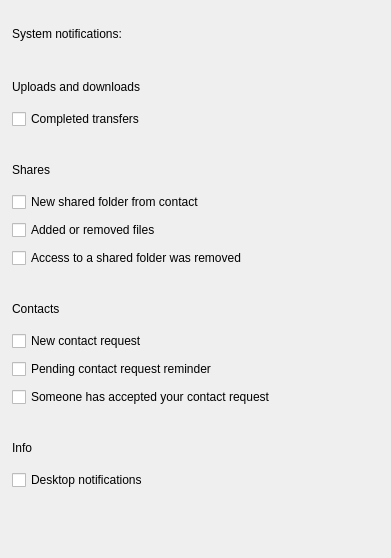
<?xml version="1.0" encoding="UTF-8"?>
<ui version="4.0">
 <class>NotificationsSettings</class>
 <widget class="QWidget" name="NotificationsSettings">
  <property name="geometry">
   <rect>
    <x>0</x>
    <y>0</y>
    <width>391</width>
    <height>558</height>
   </rect>
  </property>
  <property name="sizePolicy">
   <sizepolicy hsizetype="Preferred" vsizetype="Preferred">
    <horstretch>0</horstretch>
    <verstretch>0</verstretch>
   </sizepolicy>
  </property>
  <property name="maximumSize">
   <size>
    <width>16777215</width>
    <height>559</height>
   </size>
  </property>
  <property name="windowTitle">
   <string notr="true"/>
  </property>
  <layout class="QVBoxLayout" name="verticalLayout" stretch="0,0,1">
   <property name="spacing">
    <number>36</number>
   </property>
   <property name="leftMargin">
    <number>12</number>
   </property>
   <property name="topMargin">
    <number>24</number>
   </property>
   <property name="rightMargin">
    <number>0</number>
   </property>
   <property name="bottomMargin">
    <number>12</number>
   </property>
   <item>
    <layout class="QHBoxLayout" name="hGeneralRow">
     <item>
      <widget class="QLabel" name="GeneralSwithState">
       <property name="text">
        <string>System notifications:</string>
       </property>
       <property name="font-size" stdset="0">
        <string notr="true">body-1</string>
       </property>
       <property name="semibold" stdset="0">
        <bool>true</bool>
       </property>
      </widget>
     </item>
     <item>
      <spacer name="horizontalSpacer">
       <property name="orientation">
        <enum>Qt::Horizontal</enum>
       </property>
       <property name="sizeHint" stdset="0">
        <size>
         <width>0</width>
         <height>20</height>
        </size>
       </property>
      </spacer>
     </item>
     <item>
      <widget class="SwitchButton" name="GeneralSwitch" native="true">
       <property name="cursor">
        <cursorShape>PointingHandCursor</cursorShape>
       </property>
       <property name="NotificationType" stdset="0">
        <UInt>0</UInt>
       </property>
      </widget>
     </item>
    </layout>
   </item>
   <item>
    <widget class="QWidget" name="NotificationSettingCheckboxes" native="true">
     <layout class="QVBoxLayout" name="verticalLayout_6" stretch="0,0,0,0">
      <property name="spacing">
       <number>36</number>
      </property>
      <property name="leftMargin">
       <number>0</number>
      </property>
      <property name="topMargin">
       <number>0</number>
      </property>
      <property name="rightMargin">
       <number>0</number>
      </property>
      <property name="bottomMargin">
       <number>0</number>
      </property>
      <item>
       <layout class="QVBoxLayout" name="vUploadsDownloadsSection">
        <property name="spacing">
         <number>12</number>
        </property>
        <item>
         <layout class="QVBoxLayout" name="vUploadsDownloadsTitleLine">
          <property name="spacing">
           <number>4</number>
          </property>
          <item>
           <widget class="QLabel" name="lUploadsDownloadsTitle">
            <property name="text">
             <string>Uploads and downloads</string>
            </property>
            <property name="font-size" stdset="0">
             <string notr="true">caption</string>
            </property>
            <property name="semibold" stdset="0">
             <bool>true</bool>
            </property>
           </widget>
          </item>
          <item>
           <widget class="QFrame" name="fUploadsDownloadsLine">
            <property name="minimumSize">
             <size>
              <width>0</width>
              <height>1</height>
             </size>
            </property>
            <property name="maximumSize">
             <size>
              <width>16777215</width>
              <height>1</height>
             </size>
            </property>
            <property name="frameShape">
             <enum>QFrame::NoFrame</enum>
            </property>
           </widget>
          </item>
         </layout>
        </item>
        <item>
         <widget class="QCheckBox" name="CompletedUploadsDownloadsCheck">
          <property name="sizePolicy">
           <sizepolicy hsizetype="Fixed" vsizetype="Fixed">
            <horstretch>0</horstretch>
            <verstretch>0</verstretch>
           </sizepolicy>
          </property>
          <property name="minimumSize">
           <size>
            <width>0</width>
            <height>16</height>
           </size>
          </property>
          <property name="maximumSize">
           <size>
            <width>16777215</width>
            <height>16</height>
           </size>
          </property>
          <property name="cursor">
           <cursorShape>PointingHandCursor</cursorShape>
          </property>
          <property name="text">
           <string>Completed transfers</string>
          </property>
          <property name="NotificationType" stdset="0">
           <UInt>8</UInt>
          </property>
          <property name="type" stdset="0">
           <string notr="true">mega</string>
          </property>
         </widget>
        </item>
       </layout>
      </item>
      <item>
       <layout class="QVBoxLayout" name="vSharesSection">
        <property name="spacing">
         <number>12</number>
        </property>
        <item>
         <layout class="QVBoxLayout" name="vSharesTitleLine">
          <property name="spacing">
           <number>4</number>
          </property>
          <item>
           <widget class="QLabel" name="lSharesTitle">
            <property name="text">
             <string>Shares</string>
            </property>
            <property name="font-size" stdset="0">
             <string notr="true">caption</string>
            </property>
            <property name="semibold" stdset="0">
             <bool>true</bool>
            </property>
           </widget>
          </item>
          <item>
           <widget class="QFrame" name="fSharesLine">
            <property name="minimumSize">
             <size>
              <width>0</width>
              <height>1</height>
             </size>
            </property>
            <property name="maximumSize">
             <size>
              <width>16777215</width>
              <height>1</height>
             </size>
            </property>
            <property name="frameShape">
             <enum>QFrame::NoFrame</enum>
            </property>
           </widget>
          </item>
         </layout>
        </item>
        <item>
         <widget class="QCheckBox" name="NewSharedCheck">
          <property name="sizePolicy">
           <sizepolicy hsizetype="Fixed" vsizetype="Fixed">
            <horstretch>0</horstretch>
            <verstretch>0</verstretch>
           </sizepolicy>
          </property>
          <property name="minimumSize">
           <size>
            <width>0</width>
            <height>16</height>
           </size>
          </property>
          <property name="maximumSize">
           <size>
            <width>16777215</width>
            <height>16</height>
           </size>
          </property>
          <property name="cursor">
           <cursorShape>PointingHandCursor</cursorShape>
          </property>
          <property name="text">
           <string>New shared folder from contact</string>
          </property>
          <property name="NotificationType" stdset="0">
           <UInt>1</UInt>
          </property>
          <property name="type" stdset="0">
           <string notr="true">mega</string>
          </property>
         </widget>
        </item>
        <item>
         <widget class="QCheckBox" name="AddOrRemovedFilesCheck">
          <property name="sizePolicy">
           <sizepolicy hsizetype="Fixed" vsizetype="Fixed">
            <horstretch>0</horstretch>
            <verstretch>0</verstretch>
           </sizepolicy>
          </property>
          <property name="minimumSize">
           <size>
            <width>0</width>
            <height>16</height>
           </size>
          </property>
          <property name="maximumSize">
           <size>
            <width>16777215</width>
            <height>16</height>
           </size>
          </property>
          <property name="cursor">
           <cursorShape>PointingHandCursor</cursorShape>
          </property>
          <property name="text">
           <string>Added or removed files</string>
          </property>
          <property name="NotificationType" stdset="0">
           <UInt>2</UInt>
          </property>
          <property name="type" stdset="0">
           <string notr="true">mega</string>
          </property>
         </widget>
        </item>
        <item>
         <widget class="QCheckBox" name="RemovedAccessCheck">
          <property name="sizePolicy">
           <sizepolicy hsizetype="Fixed" vsizetype="Fixed">
            <horstretch>0</horstretch>
            <verstretch>0</verstretch>
           </sizepolicy>
          </property>
          <property name="minimumSize">
           <size>
            <width>0</width>
            <height>16</height>
           </size>
          </property>
          <property name="maximumSize">
           <size>
            <width>16777215</width>
            <height>16</height>
           </size>
          </property>
          <property name="cursor">
           <cursorShape>PointingHandCursor</cursorShape>
          </property>
          <property name="text">
           <string>Access to a shared folder was removed</string>
          </property>
          <property name="NotificationType" stdset="0">
           <UInt>3</UInt>
          </property>
          <property name="type" stdset="0">
           <string notr="true">mega</string>
          </property>
         </widget>
        </item>
       </layout>
      </item>
      <item>
       <layout class="QVBoxLayout" name="vContactsSection">
        <property name="spacing">
         <number>12</number>
        </property>
        <item>
         <layout class="QVBoxLayout" name="vContactsTitleLine">
          <property name="spacing">
           <number>4</number>
          </property>
          <item>
           <widget class="QLabel" name="lContactsTitle">
            <property name="text">
             <string>Contacts</string>
            </property>
            <property name="font-size" stdset="0">
             <string notr="true">caption</string>
            </property>
            <property name="semibold" stdset="0">
             <bool>true</bool>
            </property>
           </widget>
          </item>
          <item>
           <widget class="QFrame" name="fContactsLine">
            <property name="minimumSize">
             <size>
              <width>0</width>
              <height>1</height>
             </size>
            </property>
            <property name="maximumSize">
             <size>
              <width>16777215</width>
              <height>1</height>
             </size>
            </property>
            <property name="frameShape">
             <enum>QFrame::NoFrame</enum>
            </property>
           </widget>
          </item>
         </layout>
        </item>
        <item>
         <widget class="QCheckBox" name="NewContactCheck">
          <property name="sizePolicy">
           <sizepolicy hsizetype="Fixed" vsizetype="Fixed">
            <horstretch>0</horstretch>
            <verstretch>0</verstretch>
           </sizepolicy>
          </property>
          <property name="minimumSize">
           <size>
            <width>0</width>
            <height>16</height>
           </size>
          </property>
          <property name="maximumSize">
           <size>
            <width>16777215</width>
            <height>16</height>
           </size>
          </property>
          <property name="cursor">
           <cursorShape>PointingHandCursor</cursorShape>
          </property>
          <property name="text">
           <string>New contact request</string>
          </property>
          <property name="NotificationType" stdset="0">
           <UInt>4</UInt>
          </property>
          <property name="type" stdset="0">
           <string notr="true">mega</string>
          </property>
         </widget>
        </item>
        <item>
         <widget class="QCheckBox" name="ContactReminderCheck">
          <property name="sizePolicy">
           <sizepolicy hsizetype="Fixed" vsizetype="Fixed">
            <horstretch>0</horstretch>
            <verstretch>0</verstretch>
           </sizepolicy>
          </property>
          <property name="minimumSize">
           <size>
            <width>0</width>
            <height>16</height>
           </size>
          </property>
          <property name="maximumSize">
           <size>
            <width>16777215</width>
            <height>16</height>
           </size>
          </property>
          <property name="cursor">
           <cursorShape>PointingHandCursor</cursorShape>
          </property>
          <property name="text">
           <string>Pending contact request reminder</string>
          </property>
          <property name="NotificationType" stdset="0">
           <UInt>5</UInt>
          </property>
          <property name="type" stdset="0">
           <string notr="true">mega</string>
          </property>
         </widget>
        </item>
        <item>
         <widget class="QCheckBox" name="ContactAcceptedCheck">
          <property name="sizePolicy">
           <sizepolicy hsizetype="Fixed" vsizetype="Fixed">
            <horstretch>0</horstretch>
            <verstretch>0</verstretch>
           </sizepolicy>
          </property>
          <property name="minimumSize">
           <size>
            <width>0</width>
            <height>16</height>
           </size>
          </property>
          <property name="maximumSize">
           <size>
            <width>16777215</width>
            <height>16</height>
           </size>
          </property>
          <property name="cursor">
           <cursorShape>PointingHandCursor</cursorShape>
          </property>
          <property name="text">
           <string>Someone has accepted your contact request</string>
          </property>
          <property name="NotificationType" stdset="0">
           <UInt>6</UInt>
          </property>
          <property name="type" stdset="0">
           <string notr="true">mega</string>
          </property>
         </widget>
        </item>
       </layout>
      </item>
      <item>
       <layout class="QVBoxLayout" name="vInfoSection">
        <property name="spacing">
         <number>12</number>
        </property>
        <item>
         <layout class="QVBoxLayout" name="vInfoTitleLine">
          <property name="spacing">
           <number>4</number>
          </property>
          <item>
           <widget class="QLabel" name="lInfoTitle">
            <property name="text">
             <string>Info</string>
            </property>
            <property name="font-size" stdset="0">
             <string notr="true">caption</string>
            </property>
            <property name="semibold" stdset="0">
             <bool>true</bool>
            </property>
           </widget>
          </item>
          <item>
           <widget class="QFrame" name="fInfoLine">
            <property name="minimumSize">
             <size>
              <width>0</width>
              <height>1</height>
             </size>
            </property>
            <property name="maximumSize">
             <size>
              <width>16777215</width>
              <height>1</height>
             </size>
            </property>
            <property name="frameShape">
             <enum>QFrame::NoFrame</enum>
            </property>
           </widget>
          </item>
         </layout>
        </item>
        <item>
         <widget class="QCheckBox" name="DesktopCheck">
          <property name="sizePolicy">
           <sizepolicy hsizetype="Fixed" vsizetype="Fixed">
            <horstretch>0</horstretch>
            <verstretch>0</verstretch>
           </sizepolicy>
          </property>
          <property name="minimumSize">
           <size>
            <width>0</width>
            <height>16</height>
           </size>
          </property>
          <property name="maximumSize">
           <size>
            <width>16777215</width>
            <height>16</height>
           </size>
          </property>
          <property name="cursor">
           <cursorShape>PointingHandCursor</cursorShape>
          </property>
          <property name="text">
           <string>Desktop notifications</string>
          </property>
          <property name="NotificationType" stdset="0">
           <UInt>7</UInt>
          </property>
          <property name="type" stdset="0">
           <string notr="true">mega</string>
          </property>
         </widget>
        </item>
       </layout>
      </item>
     </layout>
    </widget>
   </item>
   <item>
    <spacer name="verticalSpacer_2">
     <property name="orientation">
      <enum>Qt::Vertical</enum>
     </property>
     <property name="sizeHint" stdset="0">
      <size>
       <width>20</width>
       <height>40</height>
      </size>
     </property>
    </spacer>
   </item>
  </layout>
 </widget>
 <customwidgets>
  <customwidget>
   <class>SwitchButton</class>
   <extends>QWidget</extends>
   <header location="global">SwitchButton.h</header>
   <container>1</container>
  </customwidget>
 </customwidgets>
 <resources/>
 <connections/>
</ui>
